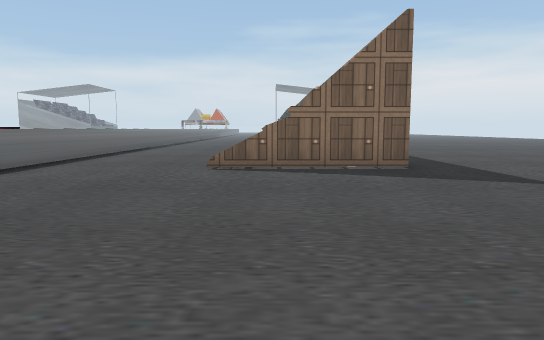
View 1 (above)

22 first-person views from a walk through a scene from a Unity 3-D project. The camera is 1.5 m above the floor, tilts 6° down and sees 70° across. The floor is counted in squares, 2 m on a side. Each view is taken from the middle of a square. On the plan, view 1 faces up. The plan holds only what a view shows up to about 12 squares ahead; the rest is blank. The place goes on beyond the plan. Some surface patterns are stand-ins.

View 2
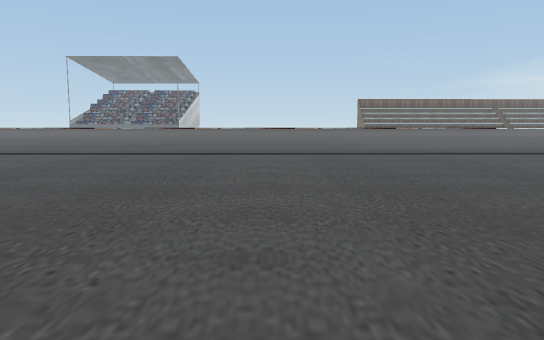

View 3
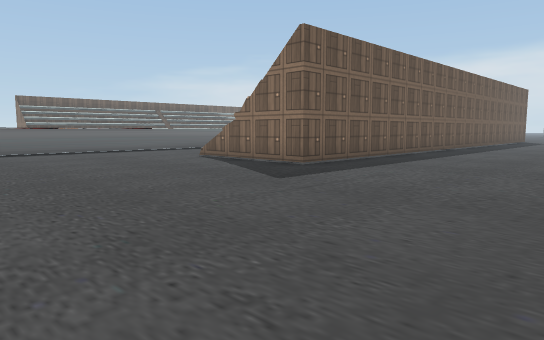

View 4
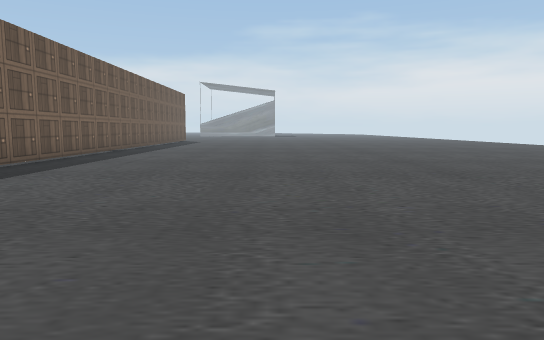

View 5
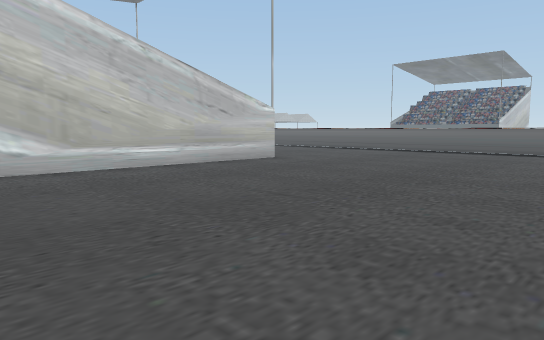

View 6
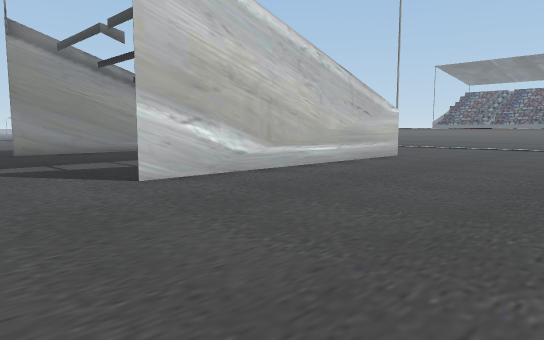

View 7
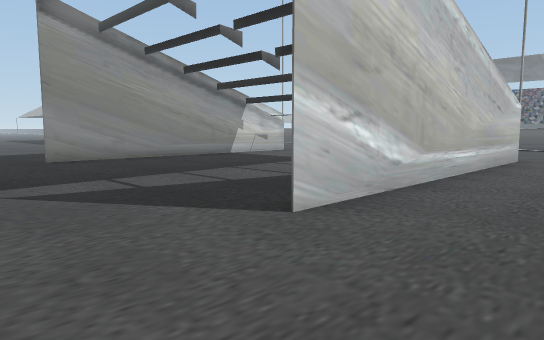

View 8
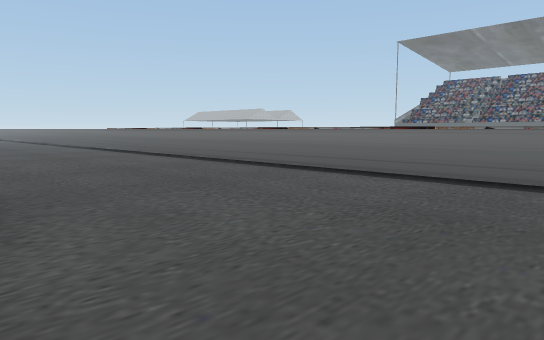

View 9
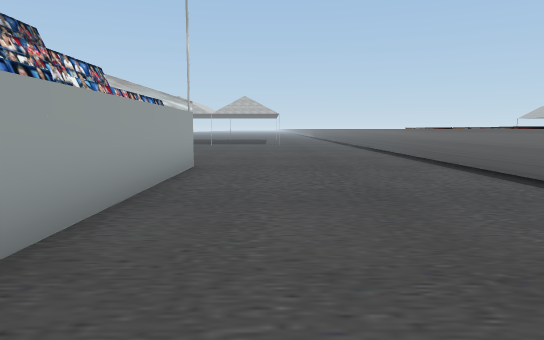

View 10
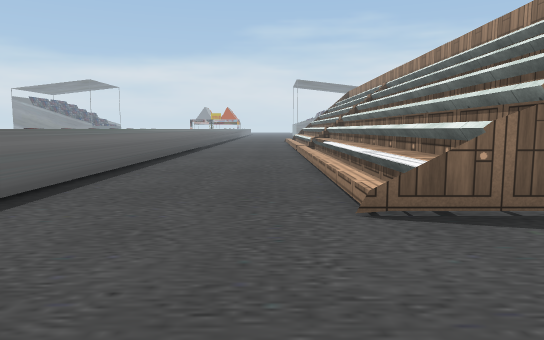

View 11
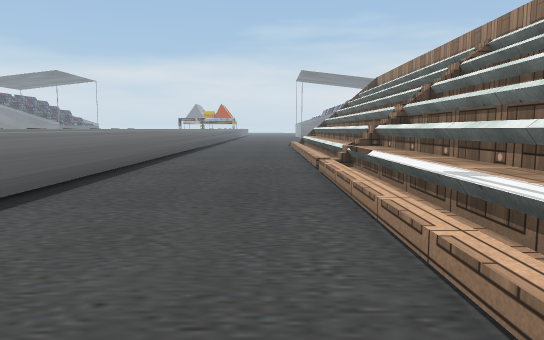

View 12
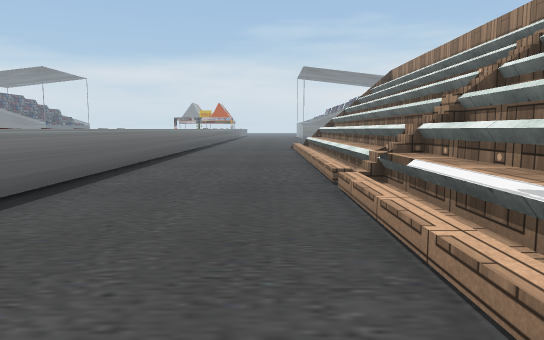

View 13
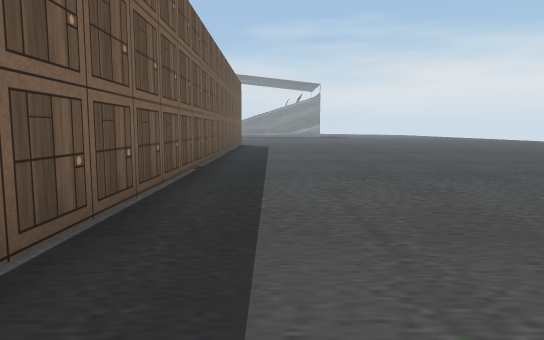

View 14
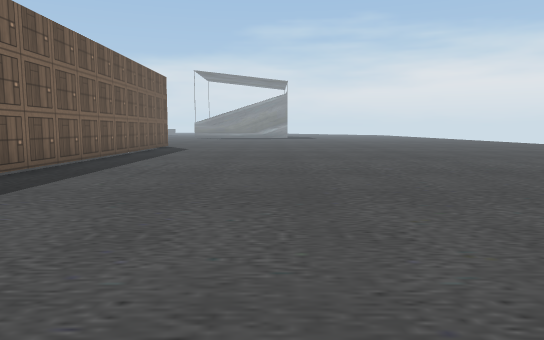

View 15
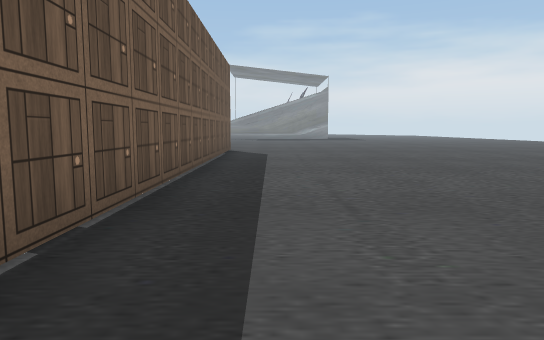

View 16
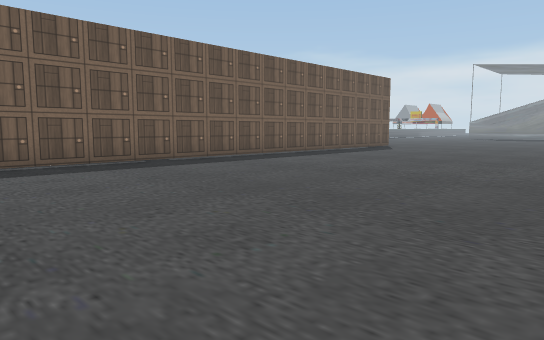

View 17
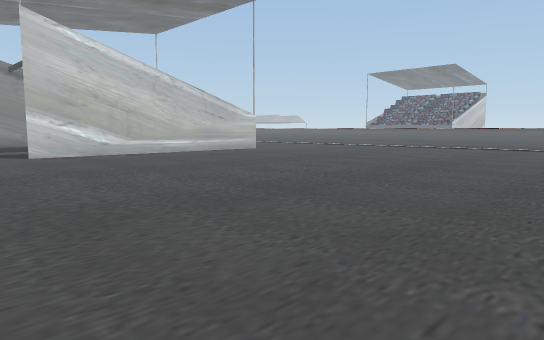

View 18
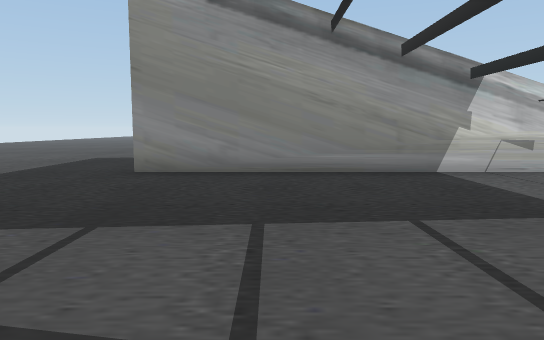

View 19
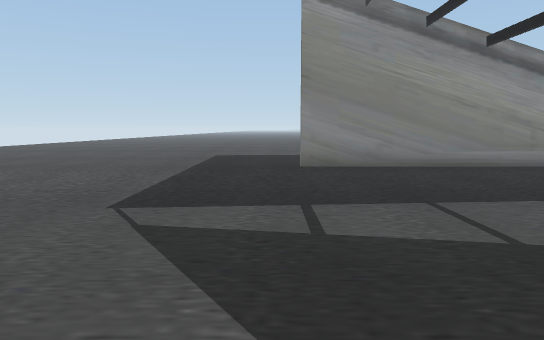

View 20
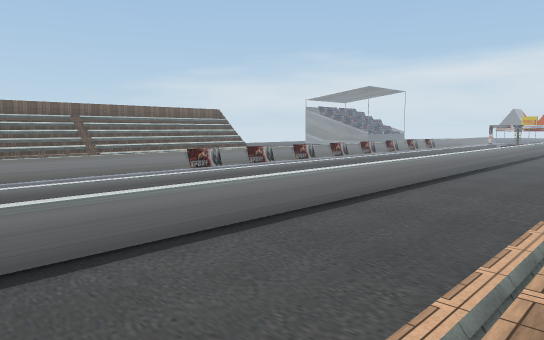

View 21
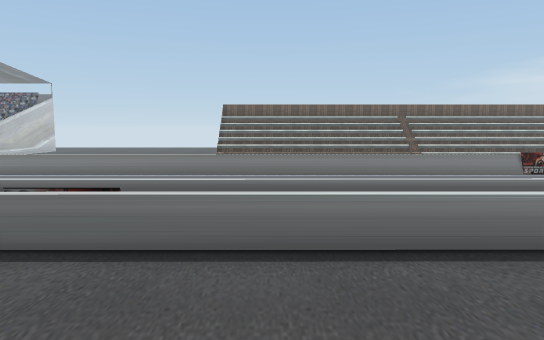

View 22
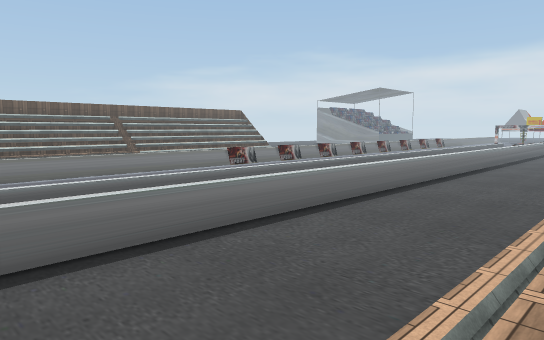

### Floor plan
Key: @ floor where view 1 was taken; # wall or solid block; . main floor; : floor 0.5 m higher than the main floor; + floor 1.75 m higher than the main floor; * floor 3 m higher than the main floor; % floor 4.5 m higher than the main floor; / step, stairs or slope; = window, fence, low wall or low ledge; ^ raised ledge; v drop or lower ground.
Columns run from 13 left of view 1 to 11 right of it. Each row starts with its distance up from view 1.
 22         ^.../#^%=........
 21         ^.../##%=........
 20         ^.../+#%=........
 19         ^.../+#%=........
 18     ^   ^.../+/%=........
 17     ^   ^...///%=........
 16     ^   ^.../+v%=........
 15     ^   ^...=+#%=........
 14 =.  ^   ^...:+#%=........
 13 =.  ^   ^...:+#%=........
 12 ^.  ^   ^...:+#%=........
 11 ^.  ^   ^...:+#%=........
 10 ^.  ^   ^...:+#%=........
  9     =   ^...:+# =........
  8     =   ^...=+* =........
  7     =   ^................
  6     =   ^................
  5     =   ^................
  4     =   ^................
  3         ^................
  2         ^...............
  1         ^...............
  0         ^....@...........
 -1         ^................
 -2         ^................
 -3         ^................
 -4         ^................
 -5         ^......#######...
 -6         ^.....##   ......
 -7         ^.....#   .......
 -8         ^.....#  ........
 -9         ^.....#  ........
-10         ^.....# .........
-11         ^.....# .........
-12         ^.....# .........
-13         ^.....########...
-14         ^......      ....

Positions as (right, up) in squares from view 1, and headings:
1: (0, 0), facing up
2: (7, 1), facing left
3: (8, 1), facing up-left
4: (8, 2), facing up
5: (8, 2), facing down-left
6: (11, 0), facing down-left
7: (11, -3), facing down-left
8: (1, -2), facing down-left
9: (-1, -5), facing down
10: (-2, 4), facing up
11: (-2, 10), facing up
12: (-2, 12), facing up
13: (4, 8), facing up
14: (7, 10), facing up
15: (4, 13), facing up
16: (11, 11), facing up-left
17: (11, 6), facing down-left
18: (6, -6), facing down
19: (9, -5), facing down
20: (0, 10), facing up-left
21: (0, 10), facing left
22: (0, 8), facing up-left
